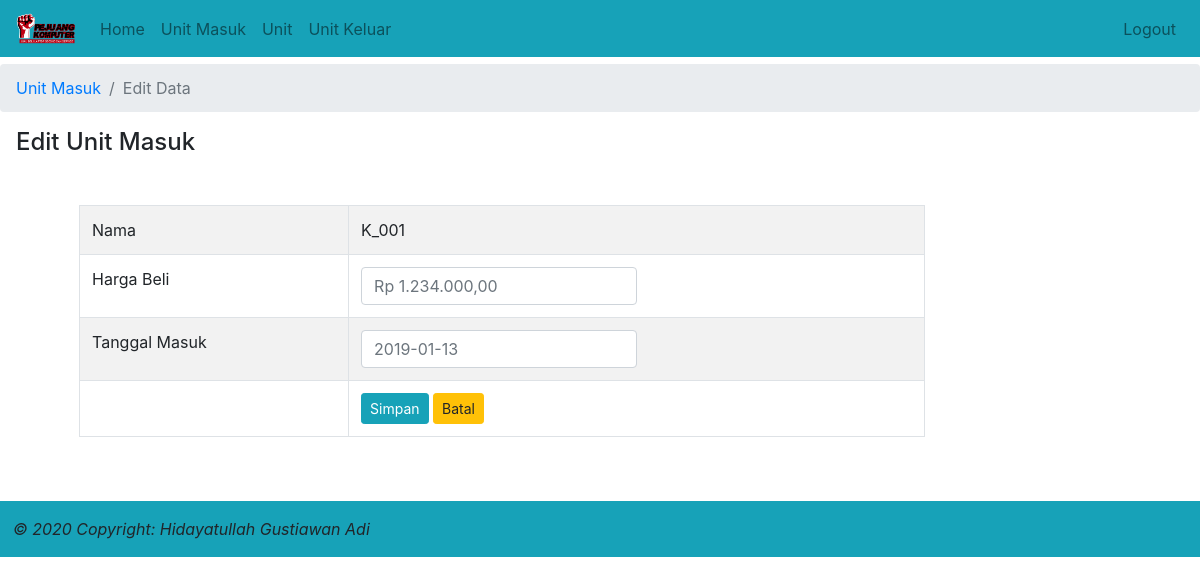
/UMedit.php?kd_msk=K_001 (signed in), run on the app's committed database.
### tables this page shows
CREATE TABLE `dt_unit_masuk` (
  `kd_masuk` char(5) NOT NULL,
  `harga_beli` int(10) NOT NULL,
  `tgl_masuk` date NOT NULL
);

### UMedit.php (the view, shortened to what this page needs)
<?php include('index.php');?>
<!DOCTYPE html>
<html>
<head>
</head>
<body>
<nav aria-label="breadcrumb">
	<ol class="breadcrumb mt-3">
    	<li class="breadcrumb-item"><a href="homeUM.php">Unit Masuk</a></li>
    	<li class="breadcrumb-item active" aria-current="page">Edit Data</li>
    </ol>
</nav>
<div class="mt-3 m-3">
<h4 class="mt-2">Edit Unit Masuk</h4>
<?php
        function rupiah($angka){
            $format_rupiah = "Rp " . number_format($angka,2,',','.');
            return $format_rupiah;
        }
$kd_msk = $_GET['kd_msk'];
$query_mysql = mysql_query("SELECT * FROM dt_unit_masuk WHERE kd_masuk='$kd_msk'")or die(mysql_error());
while($data = mysql_fetch_array($query_mysql)){
?>
<form action="cek_UMedit.php" method="post">
<div class="table table-responsive mt-3  m-5 col-9">
	<table align="center" class="table table-bordered table-striped table-hover">
	<tr>
		<td>
        	Nama
        </td>
		<td>
        	<input type="hidden" name="kd_masuk" class="form-control col-sm-6" value="<?php echo $data['kd_masuk'] ?>"><?php echo $data['kd_masuk'] ?>
		</td>
	</tr>
	<tr>
		<td>
        	Harga Beli
        </td>
		<td>
        	<input type="text" name="hrg_beli" class="form-control col-sm-6" placeholder="<?php echo rupiah($data['harga_beli']) ?>">
        </td>
	</tr>
	<tr>
		<td>
        	Tanggal Masuk
        </td>
		<td>
        	<input type="text" name="tgl_masuk" class="form-control col-sm-6 tanggal" placeholder="<?php echo $data['tgl_masuk'] ?>">
        </td>
	</tr>
	<tr>
		<td>
        </td>
		<td>
         <button type="submit" class="btn btn-sm btn-info"><i class="oi oi-task"></i> Simpan</button>
          <button type="reset" class="btn btn-sm btn-warning"><i class="oi oi-circle-x"></i> Batal</button>
         </td>
	</tr>
</table>
</div>
</form>
</div>
<?php  }  ?>
<?php include('footer.php');?>
</body>
</html>

### data on the page
dt_unit_masuk: kd_masuk "K_001", hrg_beli "Rp 1.234.000,00", tgl_masuk "2019-01-13"
